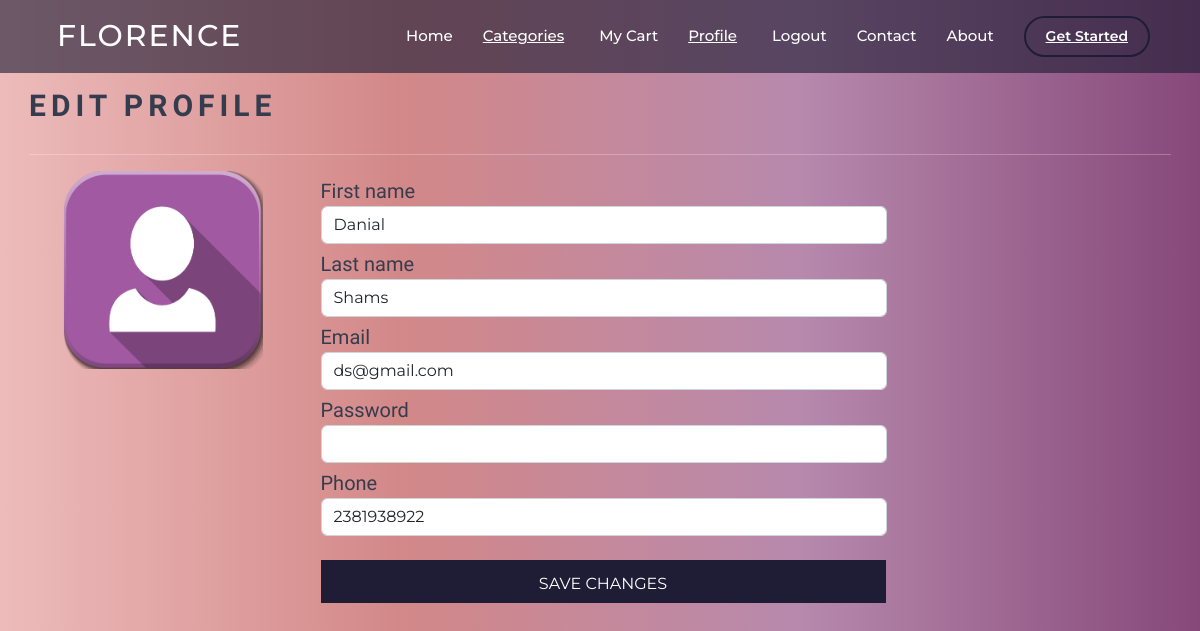
The page /edit_profile/ (signed in) on the database its author committed.
### Florence/models/customer.py (models this page shows, shortened)
class Customer(models.Model):
    first_name = models.CharField(max_length=50)
    last_name = models.CharField(max_length=50)
    phone = models.CharField(max_length=15)
    email = models.EmailField()
    password = models.CharField(max_length=500)
    @staticmethod
    def get_customer(id):
            return Customer.objects.get(id = id)

### Florence/views.py (the view, shortened to what this page needs)
# urls.py: path("edit_profile/",EditProfile.as_view(),name="edit_profile"),
class EditProfile(View):
  def get(self, request):
    context = {}
    active_customer=request.session.get('customer')
    data=Customer.get_customer(str(active_customer))
    context["data"]=data
    return render(request, 'edit_profile.html',context)

### Florence/templates/edit_profile.html (shortened to what this page needs)
<html>
    <head>
        {% load static %}
        <link rel="stylesheet" type="text/css" href="{% static 'style.css' %}">
        <link href="https://cdn.jsdelivr.net/npm/bootstrap@5.2.0-beta1/dist/css/bootstrap.min.css" rel="stylesheet" >
        <link rel="stylesheet" href="https://stackpath.bootstrapcdn.com/font-awesome/4.7.0/css/font-awesome.min.css">
        <link rel="stylesheet" type="text/css" href="{% static 'style.css' %}">
      </head>
    <body>
        <div class="main">
  {% include 'header.html' %}
<br>
<br>
        <div class="container bootstrap snippets bootdey">
            <h2>EDIT PROFILE</h2>
              <hr>
            <div class="row">
              <div class="col-md-3">
                <div class="text-center">
                    <img src="{% static 'productspage/user.png' %} "
                    alt="user" width="200" height:'200'>
                </div>
              </div>
              <div class="col-md-9 personal-info">
                <form class="form-horizontal" role="form" method="POST">
                  <div class="form-group" method="POST">
                    <label class="col-lg-3 control-label">First name</label>
                    <div class="col-lg-8">
                      <input class="form-control" type="text" value="{{data.first_name}}" name="first_name">
                    </div>
                  </div>
                  <div class="form-group"  method="POST">
                    <label class="col-lg-3 control-label">Last name</label>
                    <div class="col-lg-8">
                      <input class="form-control" type="text" value="{{data.last_name}}" name="last_name">
                    </div>
                  </div>
                  <div class="form-group"  method="POST">
                    <label class="col-lg-3 control-label">Email</label>
                    <div class="col-lg-8">
                      <input class="form-control" type="email" value="{{data.email}}" name="email">
                    </div>
                  </div>
                  <div class="form-group"  method="POST">
                    <label class="col-lg-3 control-label">Password</label>
                    <div class="col-lg-8">
                      <input class="form-control" type="password"  name="password">
                    </div>
                  </div>
                  <div class="form-group"  method="POST">
                    <label class="col-lg-3 control-label">Phone</label>
                    <div class="col-lg-8">
                      <input class="form-control" type="text" value="{{data.phone}}" name="phone">
                    </div>
                  </div>
                  <br>
                  <button type="submit" class="btn">Save Changes</button>
                </form>
              </div>
          </div>
        </div>
      </div>
    </body>
    </html>

### static/style.css (style rules this page uses)
* { margin: 0; box-sizing: border-box; outline: none; }
body { background-color: white; font-family: 'Montserrat', sans-serif; }
h1,h2,h3,h4,h5,h6 { font-family: 'Enriqueta', serif; }
h2 { font-size: 36px; }
.container { max-width: 1166px; margin: 0 auto; }
.btn { position: relative; display: inline-block; border-radius: 0; width: 150px; height: 70px; background-color: #1F1D36; color: white; text-transform: uppercase; text-decoration: none; text-align: center; line-height: 60px; z-index: 9; margin-bottom: 15px; transition: all ease 0.5s; }
.btn::before { content: ''; position: absolute; top: 100%; left: 0; width: 100%; height: 0; background-color: #E9A6A6; opacity: .9; z-index: -1; transition: all ease 0.5s; }

### Florence/templates/edit_profile.html (style rules this page uses)
.main { height: 100%; width: 100%; background-image: linear-gradient(to left, #864879,#b789ad,#d38888,#edbbbb); background-size: cover; background-position: center; position: absolute; }
body { font-family: 'Montserrat', sans-serif; }
label { font-family: 'Enriqueta', serif; margin-top:5px; color: #353c4e; font-size:10px; justify-content: space-between; }
h2 { font-family: 'Enriqueta', serif; color:black; margin-bottom: 25px; margin-top: 25px; font-size:30px; padding-bottom: 5px; color: #353c4e; text-transform: uppercase; letter-spacing: 5px; font-weight: bold; }
label { font-size:20px; }
hr { color:white; }
.container { margin-top:40px; }
.btn { position: relative; display: inline-block; border-radius: 0; width: 565px; height: 43px; background-color: #1F1D36; color: white; text-transform: uppercase; text-decoration: none; text-align: center; align:center; line-height: 34px; z-index: 9; margin-bottom: 15px; transition: all ease 0.5s; }
.btn::before { content: ''; position: absolute; top: 100%; left: 0; width: 100%; height: 0; background-color: #E9A6A6; opacity: .9; z-index: -1; transition: all ease 0.5s; }

### rows shown on the page
Customer: first_name "Danial", last_name "Shams", email "ds@gmail.com", phone "2381938922"
